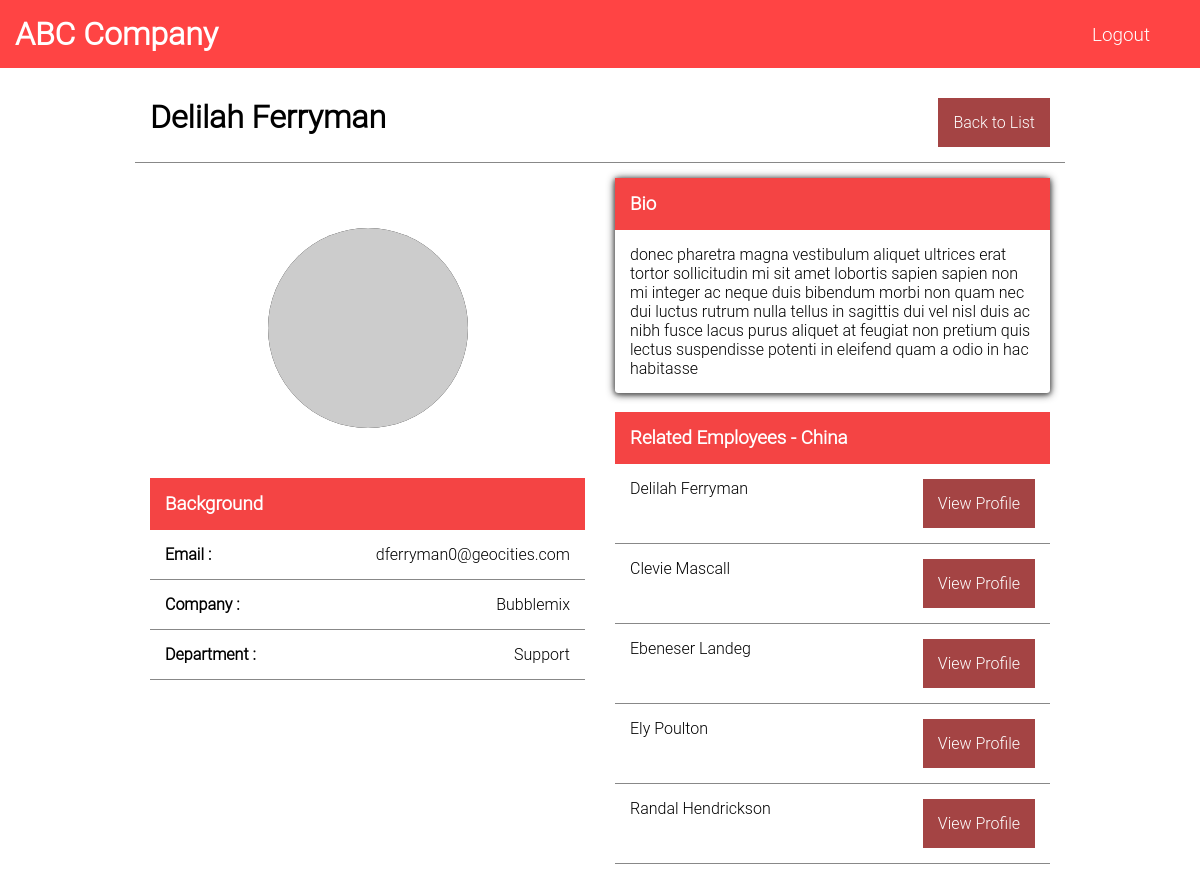
The page /profile.php?id=1 on the database its author committed.
### tables this page shows
create table mock_data (
	id INT,
	full_name VARCHAR(50),
	email VARCHAR(50),
	avatar VARCHAR(50),
	company VARCHAR(50),
	department VARCHAR(50),
	bio TEXT,
	country VARCHAR(50)
);

### profile.php (the view)
<?php
    include './config.php';
    $id = $_GET['id'];
    $sql = "SELECT * FROM mock_data WHERE id=:id";
    $stmt = $conn->prepare($sql);
    $stmt -> bindParam(":id", $id);
    if($stmt->execute()){
        $employee = $stmt->fetch(PDO::FETCH_OBJ);
    }
    $sql = "SELECT * FROM mock_data WHERE country IN (:country) LIMIT 5";
    $stmt = $conn->prepare($sql);
    $stmt -> bindParam(":country", $employee->country);
    if($stmt->execute()){
        $rel_employees = $stmt->fetchAll(PDO::FETCH_OBJ);
    }
?>
<?php include './views/header.php' ?>
<div class="container">
    <div class="row">
    <li>
        <h1><?php echo $employee->full_name ?></h1>
        <a href="./main.php">Back to List</a>
    </li>
        <div class="col">
            <figure>
                <img src="<?php echo $employee->avatar?>">
            </figure>
            <h3>Background</h3>
            <ul>
                <li><b>Email :</b><?php echo $employee->email ?></li>
                <li><b>Company :</b><?php echo $employee->company ?></li>
                <li><b>Department :</b><?php echo $employee->department ?></li>
            </ul>
        </div>
        <div class="col">
            <div class="card">
                <h3>Bio</h3>
                <p><?php echo $employee->bio ?></p>
            </div>
            <br>
            <div>
                <h3>Related Employees - <?php echo $employee->country ?></h3>
                <ul class="employees">
                    <?php foreach($rel_employees as $rel_employee): ?>
                        <li>
                            <?php echo $rel_employee->full_name ?>
                            <a href="./profile.php?id=<?php echo $rel_employee->id ?>">View Profile</a>
                        </li>
                    <?php endforeach ?>
                </ul>
            </div>
        </div>
    </div>
</div>
<?php include './views/footer.php' ?>

### views/header.php (shortened to what this page needs)
<!DOCTYPE html>
<html lang="en">
<head>
    <link rel="stylesheet" href="http://localhost/employee2/public/css/style1.css">
</head>
<body>
<header>
    <h1>ABC Company</h1><a href="logout.php" class = "logout">Logout</a>
</header>

### views/footer.php (shortened to what this page needs)
</body>
</html>

### public/css/style1.css (style rules this page uses)
* { padding:0; margin:0; font-family: Roboto Light; box-sizing: border-box; }
.logout { margin-right: 20px; font-size: 5mm; color: #fff; float: right; margin-top: -45px; background: #ff4444; }
header { background: #ff4444; color: #fff; padding: 15px; }
.container { max-width: 960px; margin: auto; }
.row::after { clear: both; content: ""; }
.col { float: left; width:50%; }
figure img { height: 200px; width:200px }
.card { box-shadow: 0px 1px 4px #666, 0px 1px 8px #222; border-radius: 3px; }
h3 { background: #f44444; color: #fff; padding: 15px; }
.card p { padding: 15px; }
ul { list-style: none; }
li { padding:15px; border-bottom: 1px solid #888; }
.col { padding:15px; }
.btn, a { text-decoration: none; color: #fff; padding: 15px; background: #a44444; }
li { display:flex; justify-content: space-between }
figure img { background: #111; border-radius: 50%; }
.row { padding: 15px; }
figure { display: flex; align-items: center; justify-content: center; height: 300px; }

### rows shown on the page
mock_data: full_name "Delilah Ferryman", email "dferryman0@geocities.com", company "Bubblemix", department "Support", bio "donec pharetra magna vestibulum aliquet ultrices erat tortor sollicitudin mi sit amet lobortis sapien sapien non mi integer ac neque duis bibendum morbi non quam nec dui luctus rutrum nulla tellus in sagittis dui vel nisl duis ac nibh fusce lacus purus aliquet at feugiat non pretium quis lectus suspendisse potenti in eleifend quam a odio in hac habitasse", country "China"
mock_data: full_name "Clevie Mascall"
mock_data: full_name "Ebeneser Landeg"
mock_data: full_name "Ely Poulton"
mock_data: full_name "Randal Hendrickson"
